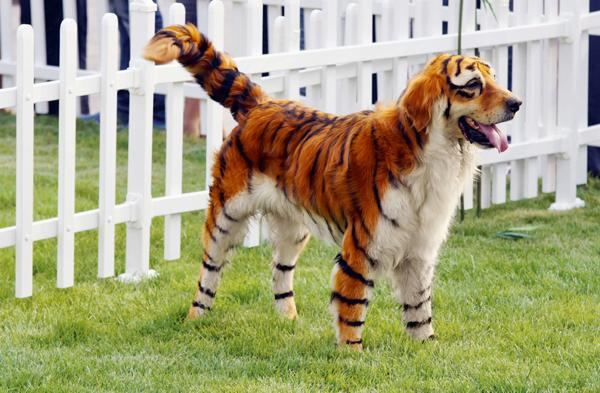
%> input picture Laboration 3/bildat_lab3/tiger3.jpg, 600 x 393 px
$ octave norm_cuts_example.m   (GNU Octave 9; MATLAB toolbox functions it lacks are replaced by stand-ins)
%> lines starting %> are read from the running program, lines starting %| are printed output that depends on the picture
### image_segmentation_algorithms/utils/norm_cuts_segm.m
function segm = norm_cuts_segm(I, colour_bandwidth, radius, ncuts_thresh, max_area, max_depth)

tic
[nRow, nCol, c] = size(I);
N = nRow * nCol;
V = reshape(I, N, c); % connect up-to-down way. Vertices of Graph

fprintf('Compute affinity matrix...\n');
W = ncuts_affinity(I, radius, colour_bandwidth);
toc

fprintf('Solve eigenvalue problems to find partitions...\n');
Seg = (1:N)';
[Seg, Id, Ncut] = ncuts_partition(Seg, W, ncuts_thresh, max_area, 'ROOT', max_depth, 1);

segm = zeros(nRow*nCol, 1);
for i=1:length(Seg)
    segm(Seg{i}) = i;
    fprintf('%s. Ncut = %f\n', Id{i}, Ncut{i});
end

segm = uint32(reshape(segm, nRow, nCol));
toc

% segmentation_algorithms_demo.m
% Demonstration of various image segmentation algorithms

%% K-means Segmentation

K = 8;                % Number of clusters
L = 15;               % Number of iterations
seed = 1337;          % Random seed
scale_factor = 0.6;   % Image downscale factor
image_sigma = 1.0;    % Gaussian blur sigma
thresh = 0.02;        % Convergence threshold

Im = imread('orange.jpg');
Im_resized = imresize(Im, scale_factor);

% Gaussian smoothing
d = 2 * ceil(image_sigma * 2) + 1;
h = fspecial('gaussian', [d d], image_sigma);
Im_blur = imfilter(Im_resized, h);

% K-means segmentation
[segmentation, centers, ~] = kmeans_segm(Im_blur, K, L, seed, thresh);
Im_segmented = mean_segm(Im_resized, segmentation);
Im_overlay = overlay_bounds(Im_resized, segmentation);

figure;
subplot(1, 3, 1); imshow(Im); title('Original image');
subplot(1, 3, 2); imshow(Im_segmented); title('Segmented image');
subplot(1, 3, 3); imshow(Im_overlay); title('Segmentation overlay');

%% Mean-Shift Segmentation

clearvars -except Im; close all;

spatial_bandwidth = 25.0;
colour_bandwidth = 6.0;
num_iterations = 45;
image_sigma = 1.0;
scale_factor = 0.6;

Im = imread('orange.jpg');
Im_resized = imresize(Im, scale_factor);

d = 2 * ceil(image_sigma * 2) + 1;
h = fspecial('gaussian', [d d], image_sigma);
Im_blur = imfilter(Im_resized, h);

segmentation = mean_shift_segm(Im, spatial_bandwidth, colour_bandwidth, num_iterations);
Im_segmented = mean_segm(Im_resized, segmentation);
Im_overlay = overlay_bounds(Im_resized, segmentation);

figure;
subplot(1,2,1); imshow(Im_segmented); title('Segmented image');
subplot(1,2,2); imshow(Im_overlay); title('Segmentation overlay');

%% Normalized Cuts Segmentation

clearvars -except Im; close all;

colour_bandwidth = 17.0;
radius = 12;
ncuts_thresh = 0.4;
min_area = 15;
max_depth = 15;
image_sigma = 1.5;
scale_factor = 0.6;

Im = imread('tiger2.jpg');
Im_resized = imresize(Im, scale_factor);

d = 2 * ceil(image_sigma * 2) + 1;
h = fspecial('gaussian', [d d], image_sigma);
Im_blur = imfilter(Im_resized, h);

segmentation = norm_cuts_segm(Im_blur, colour_bandwidth, radius, ncuts_thresh, min_area, max_depth);
Im_segmented = mean_segm(Im_resized, segmentation);
Im_overlay = overlay_bounds(Im_resized, segmentation);

figure;
subplot(1, 2, 1); imshow(Im_segmented); title('Segmented image');
subplot(1, 2, 2); imshow(Im_overlay); title('Segmentation overlay');

%% Graph Cut Segmentation

clearvars -except Im; close all;

K = 15;                % Number of Gaussian components
alpha = 16.0;          % Max edge cost
sigma = 8.0;           % Edge cost decay
scale_factor = 0.6;

Im = imread('tiger1.jpg');
Im_resized = imresize(Im, scale_factor);

foreground = [85, 115, 575, 305];
foreground_scaled = int16(foreground * scale_factor);

[segmentation, prior] = graphcut_segm(Im_resized, foreground_scaled, K, alpha, sigma);
Im_segmented = mean_segm(Im_resized, segmentation);
Im_overlay = overlay_bounds(Im_resized, segmentation);

figure;
subplot(1, 3, 1); imshow(Im_segmented); title('Segmented image');
subplot(1, 3, 2); imshow(Im_overlay); title('Segmentation overlay');
subplot(1, 3, 3); imshow(prior, []); title('Prior foreground probabilities');

### Laboration 3/bildat_lab3/ncuts_affinity.m
function A = ncuts_affinity(im, XY_RADIUS, RGB_SIGMA)

sz = [size(im,1), size(im,2)];

% Find all pairs of pixels within a distance of XY_RADIUS
rad = ceil(XY_RADIUS);
[di,dj] = ndgrid(-rad:rad, -rad:rad);
dv = (dj.^2 + di.^2) <= XY_RADIUS.^2;
di = di(dv);
dj = dj(dv);

[i,j] = ndgrid(1:size(im,1), 1:size(im,2));
i = repmat(i(:), 1, length(di));
j = repmat(j(:), 1, length(di));
i_ = bsxfun(@plus, i, di');
j_ = bsxfun(@plus, j, dj');
v = (i_ >= 1) & (i_ <= size(im,1)) & (j_ >= 1) & (j_ <= size(im,2));
pair_i = sub2ind(sz, i(v), j(v));
pair_j = sub2ind(sz, i_(v), j_(v));

% Weight each pair by the difference in RGB values, divided by RGB_SIGMA
RGB = double(reshape(im, [], size(im,3)))/RGB_SIGMA;
W = exp(-sum((RGB(pair_i,:) - RGB(pair_j,:)).^2,2));

% Construct an affinity matrix
A = sparse(pair_i, pair_j, W, prod(sz), prod(sz));

### Laboration 3/norm_cuts_example.m
%LAB 3 - Jonathan Rintala
%// 4. NORMALIZED CUT

%--------------------Parameters-------------------------
colour_bandwidth = 15.0;   % color bandwidth
radius = 10;              % maximum neighbourhood distance

%----Control of recursive subdivision-----
ncuts_thresh = 0.5;      % cutting threshold
min_area = 10;           % minimum area of segment
max_depth = 10;           % maximum splitting depth
%-----------------------------------------

scale_factor = 0.4;     % image downscale factor
image_sigma = 2.0;      % image preblurring scale
%-------------------------------------------------------

I = imread('tiger3.jpg');
%> I is the input picture: size 393x600x3 uint8; mean R, G, B 166.4, 163.6, 127.4
I = imresize(I, scale_factor);
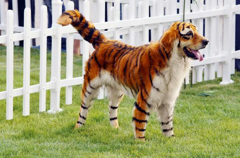
%> I: size 158x240x3 uint8; mean R, G, B 166.4, 163.6, 127.4
Iback = I;
d = 2*ceil(image_sigma*2) + 1;
h = fspecial('gaussian', [d d], image_sigma);
I = imfilter(I, h);
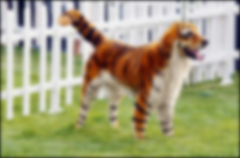
%> I: size 158x240x3 uint8; mean R, G, B 164, 161.1, 125.4

segm = norm_cuts_segm(I, colour_bandwidth, radius, ncuts_thresh, min_area, max_depth);
%> the run ends on the next line
